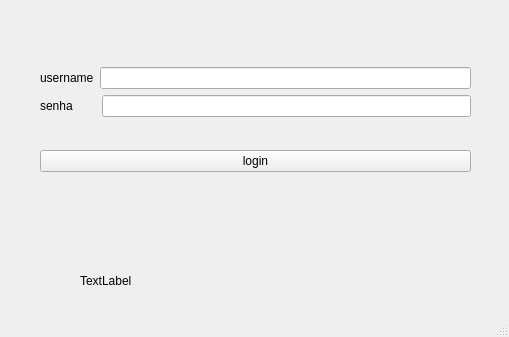
<?xml version="1.0" encoding="UTF-8"?>
<ui version="4.0">
 <class>janelaLogin</class>
 <widget class="QMainWindow" name="janelaLogin">
  <property name="geometry">
   <rect>
    <x>0</x>
    <y>0</y>
    <width>509</width>
    <height>337</height>
   </rect>
  </property>
  <property name="windowTitle">
   <string>janelaLogin</string>
  </property>
  <widget class="QWidget" name="centralwidget">
   <widget class="QLabel" name="label">
    <property name="geometry">
     <rect>
      <x>80</x>
      <y>250</y>
      <width>201</width>
      <height>61</height>
     </rect>
    </property>
    <property name="text">
     <string>TextLabel</string>
    </property>
   </widget>
   <widget class="QWidget" name="layoutWidget">
    <property name="geometry">
     <rect>
      <x>40</x>
      <y>40</y>
      <width>431</width>
      <height>161</height>
     </rect>
    </property>
    <layout class="QVBoxLayout" name="verticalLayout_2">
     <item>
      <layout class="QVBoxLayout" name="verticalLayout">
       <item>
        <layout class="QHBoxLayout" name="horizontalLayout">
         <item>
          <widget class="QLabel" name="label1">
           <property name="text">
            <string>username</string>
           </property>
          </widget>
         </item>
         <item>
          <widget class="QLineEdit" name="txt_username"/>
         </item>
        </layout>
       </item>
       <item>
        <layout class="QHBoxLayout" name="horizontalLayout_2">
         <item>
          <widget class="QLabel" name="label2">
           <property name="text">
            <string>senha       </string>
           </property>
          </widget>
         </item>
         <item>
          <widget class="QLineEdit" name="txt_senha">
           <property name="echoMode">
            <enum>QLineEdit::Password</enum>
           </property>
          </widget>
         </item>
        </layout>
       </item>
      </layout>
     </item>
     <item>
      <widget class="QPushButton" name="btn_login">
       <property name="text">
        <string>login</string>
       </property>
      </widget>
     </item>
    </layout>
   </widget>
  </widget>
  <widget class="QMenuBar" name="menubar">
   <property name="geometry">
    <rect>
     <x>0</x>
     <y>0</y>
     <width>509</width>
     <height>22</height>
    </rect>
   </property>
  </widget>
  <widget class="QStatusBar" name="statusbar"/>
 </widget>
 <resources/>
 <connections/>
</ui>
